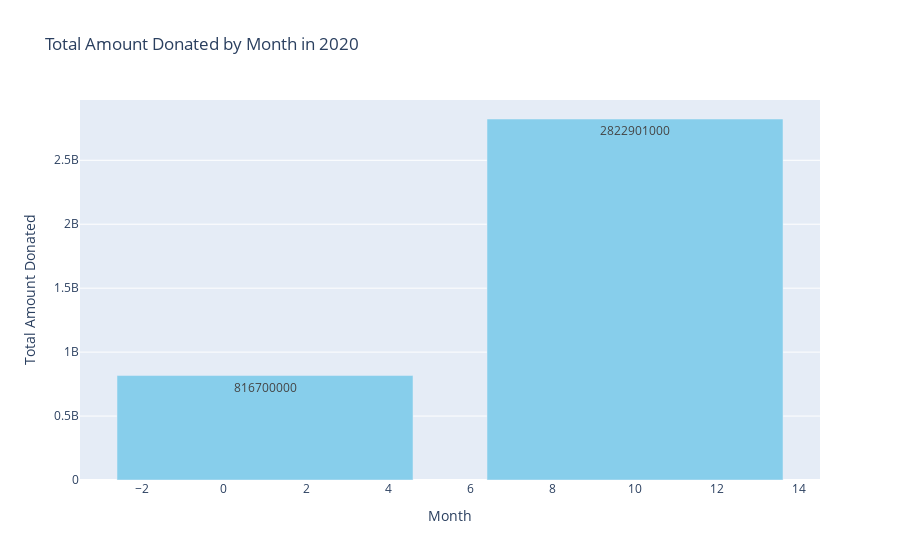

Notebook code cell kept with this figure:
### Code cell
amount_donated(2020)

### Figure 1 — Plotly figure (JSON) as saved in the notebook; plotly's stock layout.template omitted (floating-point values rounded to 4 significant figures)
{"data": [{"marker": {"color": "skyblue"}, "text": [816700000, 2822901000], "textposition": "auto", "type": "bar", "x": [1, 10], "y": [816700000, 2822901000]}], "layout": {"autosize": true, "bargap": 0.2, "showlegend": false, "title": {"text": "Total Amount Donated by Month in 2020"}, "xaxis": {"autorange": true, "range": [-3.5, 14.5], "title": {"text": "Month"}, "type": "linear"}, "yaxis": {"autorange": true, "range": [0, 2971000000.0], "title": {"text": "Total Amount Donated"}, "type": "linear"}}}
